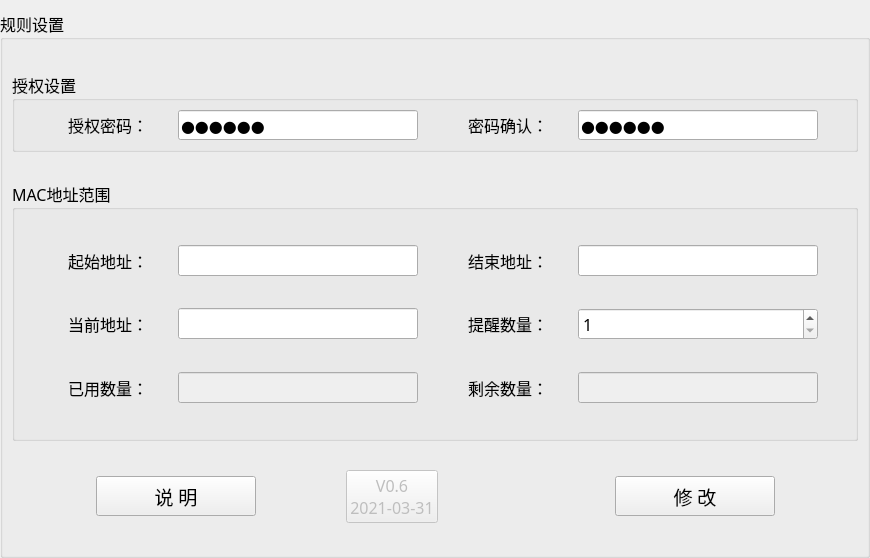
<?xml version="1.0" encoding="UTF-8"?>
<ui version="4.0">
 <class>SettingWid</class>
 <widget class="QWidget" name="SettingWid">
  <property name="geometry">
   <rect>
    <x>0</x>
    <y>0</y>
    <width>870</width>
    <height>558</height>
   </rect>
  </property>
  <property name="windowTitle">
   <string>Form</string>
  </property>
  <layout class="QGridLayout" name="gridLayout">
   <property name="leftMargin">
    <number>0</number>
   </property>
   <property name="rightMargin">
    <number>0</number>
   </property>
   <property name="bottomMargin">
    <number>0</number>
   </property>
   <item row="0" column="0">
    <widget class="QGroupBox" name="groupBox">
     <property name="font">
      <font>
       <family>微软雅黑</family>
       <pointsize>12</pointsize>
      </font>
     </property>
     <property name="title">
      <string>规则设置</string>
     </property>
     <layout class="QGridLayout" name="gridLayout_2">
      <item row="2" column="1">
       <widget class="QPushButton" name="readMeBtn">
        <property name="minimumSize">
         <size>
          <width>160</width>
          <height>40</height>
         </size>
        </property>
        <property name="maximumSize">
         <size>
          <width>200</width>
          <height>40</height>
         </size>
        </property>
        <property name="font">
         <font>
          <family>微软雅黑</family>
          <pointsize>14</pointsize>
         </font>
        </property>
        <property name="text">
         <string>说 明</string>
        </property>
       </widget>
      </item>
      <item row="2" column="7">
       <spacer name="horizontalSpacer_3">
        <property name="orientation">
         <enum>Qt::Horizontal</enum>
        </property>
        <property name="sizeHint" stdset="0">
         <size>
          <width>139</width>
          <height>20</height>
         </size>
        </property>
       </spacer>
      </item>
      <item row="2" column="6">
       <widget class="QPushButton" name="btn">
        <property name="minimumSize">
         <size>
          <width>160</width>
          <height>40</height>
         </size>
        </property>
        <property name="maximumSize">
         <size>
          <width>200</width>
          <height>40</height>
         </size>
        </property>
        <property name="font">
         <font>
          <family>微软雅黑</family>
          <pointsize>14</pointsize>
         </font>
        </property>
        <property name="text">
         <string>修 改</string>
        </property>
       </widget>
      </item>
      <item row="2" column="5">
       <spacer name="horizontalSpacer_2">
        <property name="orientation">
         <enum>Qt::Horizontal</enum>
        </property>
        <property name="sizeHint" stdset="0">
         <size>
          <width>221</width>
          <height>20</height>
         </size>
        </property>
       </spacer>
      </item>
      <item row="1" column="0" colspan="8">
       <widget class="QGroupBox" name="groupBox_2">
        <property name="maximumSize">
         <size>
          <width>16777215</width>
          <height>260</height>
         </size>
        </property>
        <property name="title">
         <string>MAC地址范围</string>
        </property>
        <layout class="QGridLayout" name="gridLayout_4">
         <item row="0" column="0">
          <widget class="QLabel" name="label_5">
           <property name="maximumSize">
            <size>
             <width>100</width>
             <height>16777215</height>
            </size>
           </property>
           <property name="text">
            <string>起始地址：</string>
           </property>
           <property name="alignment">
            <set>Qt::AlignRight|Qt::AlignTrailing|Qt::AlignVCenter</set>
           </property>
          </widget>
         </item>
         <item row="0" column="1">
          <widget class="QLineEdit" name="startEdit">
           <property name="enabled">
            <bool>true</bool>
           </property>
           <property name="maximumSize">
            <size>
             <width>240</width>
             <height>16777215</height>
            </size>
           </property>
          </widget>
         </item>
         <item row="0" column="2">
          <widget class="QLabel" name="label_6">
           <property name="maximumSize">
            <size>
             <width>100</width>
             <height>16777215</height>
            </size>
           </property>
           <property name="text">
            <string>结束地址：</string>
           </property>
           <property name="alignment">
            <set>Qt::AlignRight|Qt::AlignTrailing|Qt::AlignVCenter</set>
           </property>
          </widget>
         </item>
         <item row="0" column="3">
          <widget class="QLineEdit" name="endEdit">
           <property name="enabled">
            <bool>true</bool>
           </property>
           <property name="maximumSize">
            <size>
             <width>240</width>
             <height>16777215</height>
            </size>
           </property>
          </widget>
         </item>
         <item row="1" column="0">
          <widget class="QLabel" name="label_4">
           <property name="maximumSize">
            <size>
             <width>100</width>
             <height>16777215</height>
            </size>
           </property>
           <property name="text">
            <string>当前地址：</string>
           </property>
           <property name="alignment">
            <set>Qt::AlignRight|Qt::AlignTrailing|Qt::AlignVCenter</set>
           </property>
          </widget>
         </item>
         <item row="1" column="1">
          <widget class="QLineEdit" name="macEdit">
           <property name="enabled">
            <bool>true</bool>
           </property>
           <property name="maximumSize">
            <size>
             <width>240</width>
             <height>16777215</height>
            </size>
           </property>
          </widget>
         </item>
         <item row="1" column="2">
          <widget class="QLabel" name="label_3">
           <property name="maximumSize">
            <size>
             <width>100</width>
             <height>16777215</height>
            </size>
           </property>
           <property name="text">
            <string>提醒数量：</string>
           </property>
           <property name="alignment">
            <set>Qt::AlignRight|Qt::AlignTrailing|Qt::AlignVCenter</set>
           </property>
          </widget>
         </item>
         <item row="1" column="3">
          <widget class="QSpinBox" name="spinBox">
           <property name="minimum">
            <number>1</number>
           </property>
           <property name="maximum">
            <number>99999</number>
           </property>
           <property name="singleStep">
            <number>100</number>
           </property>
          </widget>
         </item>
         <item row="2" column="0">
          <widget class="QLabel" name="label_14">
           <property name="maximumSize">
            <size>
             <width>100</width>
             <height>16777215</height>
            </size>
           </property>
           <property name="text">
            <string>已用数量：</string>
           </property>
           <property name="alignment">
            <set>Qt::AlignRight|Qt::AlignTrailing|Qt::AlignVCenter</set>
           </property>
          </widget>
         </item>
         <item row="2" column="1">
          <widget class="QLineEdit" name="usedEdit">
           <property name="enabled">
            <bool>false</bool>
           </property>
           <property name="maximumSize">
            <size>
             <width>240</width>
             <height>16777215</height>
            </size>
           </property>
          </widget>
         </item>
         <item row="2" column="2">
          <widget class="QLabel" name="label_13">
           <property name="maximumSize">
            <size>
             <width>100</width>
             <height>16777215</height>
            </size>
           </property>
           <property name="text">
            <string>剩余数量：</string>
           </property>
           <property name="alignment">
            <set>Qt::AlignRight|Qt::AlignTrailing|Qt::AlignVCenter</set>
           </property>
          </widget>
         </item>
         <item row="2" column="3">
          <widget class="QLineEdit" name="countEdit">
           <property name="enabled">
            <bool>false</bool>
           </property>
           <property name="maximumSize">
            <size>
             <width>240</width>
             <height>16777215</height>
            </size>
           </property>
          </widget>
         </item>
        </layout>
       </widget>
      </item>
      <item row="2" column="0">
       <spacer name="horizontalSpacer">
        <property name="orientation">
         <enum>Qt::Horizontal</enum>
        </property>
        <property name="sizeHint" stdset="0">
         <size>
          <width>140</width>
          <height>20</height>
         </size>
        </property>
       </spacer>
      </item>
      <item row="0" column="0" colspan="8">
       <widget class="QGroupBox" name="groupBox_1">
        <property name="maximumSize">
         <size>
          <width>16777215</width>
          <height>80</height>
         </size>
        </property>
        <property name="title">
         <string>授权设置</string>
        </property>
        <layout class="QGridLayout" name="gridLayout_3">
         <item row="0" column="0">
          <widget class="QLabel" name="label">
           <property name="maximumSize">
            <size>
             <width>100</width>
             <height>16777215</height>
            </size>
           </property>
           <property name="text">
            <string>授权密码：</string>
           </property>
           <property name="alignment">
            <set>Qt::AlignRight|Qt::AlignTrailing|Qt::AlignVCenter</set>
           </property>
          </widget>
         </item>
         <item row="0" column="1">
          <widget class="QLineEdit" name="pwdEdit">
           <property name="enabled">
            <bool>true</bool>
           </property>
           <property name="maximumSize">
            <size>
             <width>240</width>
             <height>16777215</height>
            </size>
           </property>
           <property name="text">
            <string>123456</string>
           </property>
           <property name="echoMode">
            <enum>QLineEdit::Password</enum>
           </property>
          </widget>
         </item>
         <item row="0" column="2">
          <widget class="QLabel" name="label_2">
           <property name="maximumSize">
            <size>
             <width>100</width>
             <height>16777215</height>
            </size>
           </property>
           <property name="text">
            <string>密码确认：</string>
           </property>
           <property name="alignment">
            <set>Qt::AlignRight|Qt::AlignTrailing|Qt::AlignVCenter</set>
           </property>
          </widget>
         </item>
         <item row="0" column="3">
          <widget class="QLineEdit" name="passwordEdit">
           <property name="enabled">
            <bool>true</bool>
           </property>
           <property name="maximumSize">
            <size>
             <width>240</width>
             <height>16777215</height>
            </size>
           </property>
           <property name="text">
            <string>123456</string>
           </property>
           <property name="echoMode">
            <enum>QLineEdit::Password</enum>
           </property>
          </widget>
         </item>
        </layout>
       </widget>
      </item>
      <item row="2" column="2">
       <spacer name="horizontalSpacer_4">
        <property name="orientation">
         <enum>Qt::Horizontal</enum>
        </property>
        <property name="sizeHint" stdset="0">
         <size>
          <width>140</width>
          <height>20</height>
         </size>
        </property>
       </spacer>
      </item>
      <item row="2" column="3">
       <widget class="QPushButton" name="VerBtn">
        <property name="enabled">
         <bool>false</bool>
        </property>
        <property name="text">
         <string>V0.6
2021-03-31</string>
        </property>
       </widget>
      </item>
     </layout>
    </widget>
   </item>
  </layout>
 </widget>
 <resources/>
 <connections/>
</ui>
